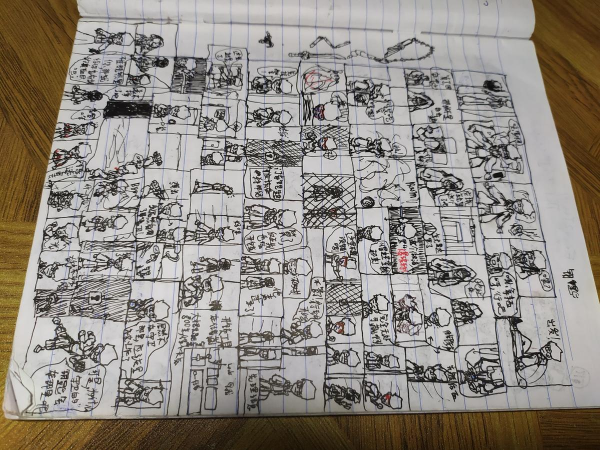
#> input picture art-work/comics/IMG_20260606_040751.jpg, 1200 x 900 px (shown at 1/2 size)
$ python analyze_features.py comics/IMG_20260606_040751.jpg
#> lines starting #> are read from the running program, lines starting #| are printed output that depends on the picture
import sys
import os
import json
from PIL import Image, ImageFilter, ImageStat

def color_dist(c1, c2):
    """Euclidean distance between two RGB colors."""
    return ((c1[0] - c2[0])**2 + (c1[1] - c2[1])**2 + (c1[2] - c2[2])**2)**0.5

def analyze_image(image_path):
#> called with image_path = 'comics/IMG_20260606_040751.jpg'
    if not os.path.exists(image_path):
        return {"error": f"File {image_path} not found"}

    try:
        with Image.open(image_path) as img:
#> img is the input picture: PIL image 1200x900 RGB; mean R, G, B 144.5, 138.6, 131.3
            width, height = img.size
#> width = 1200; height = 900
            aspect_ratio = round(width / height, 2)
#> aspect_ratio = 1.33

            # Convert to RGB to ensure 3 channels
            rgb_img = img.convert('RGB')

            # Grayscale & Saturation analysis using HSV
            hsv_img = img.convert('HSV')
#> hsv_img: PIL image 1200x900 HSV; mean H, S, V 69.3, 42.1, 145.3
            h, s, v = hsv_img.split()
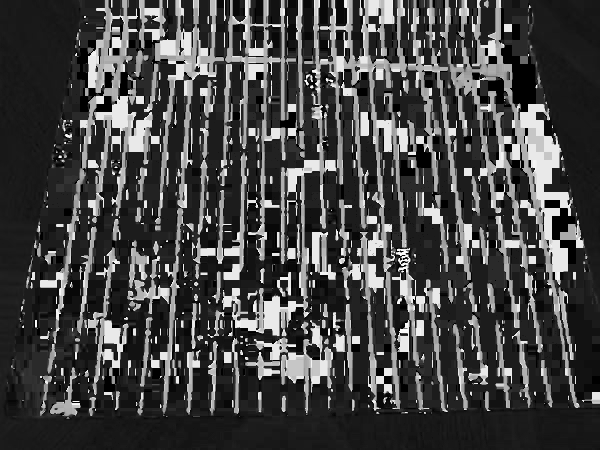
#> h: PIL image 1200x900 L (shown at 1/2 size); min 0, max 254, mean 69.3
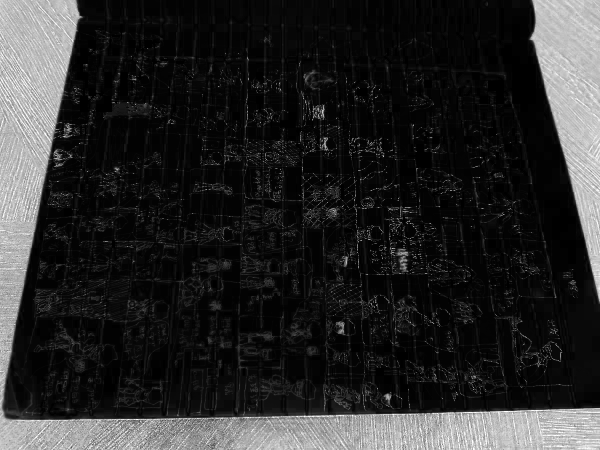
#> s: PIL image 1200x900 L (shown at 1/2 size); min 0, max 255, mean 42.1
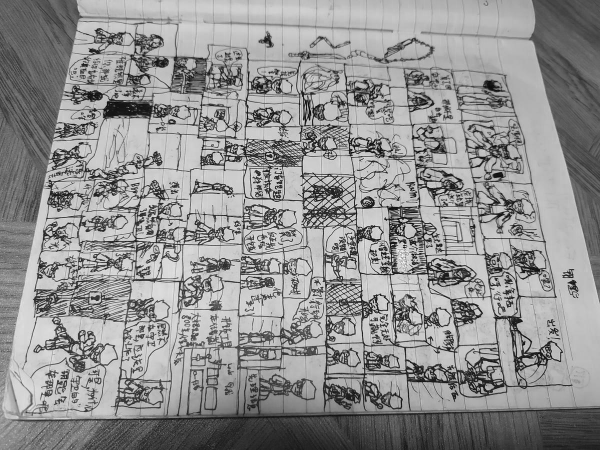
#> v: PIL image 1200x900 L (shown at 1/2 size); min 0, max 255, mean 145.3
            s_stats = ImageStat.Stat(s)
            avg_saturation = s_stats.mean[0] # 0 to 255
#> avg_saturation = 42.14

            # Brightness & Contrast
            gray_img = img.convert('L')
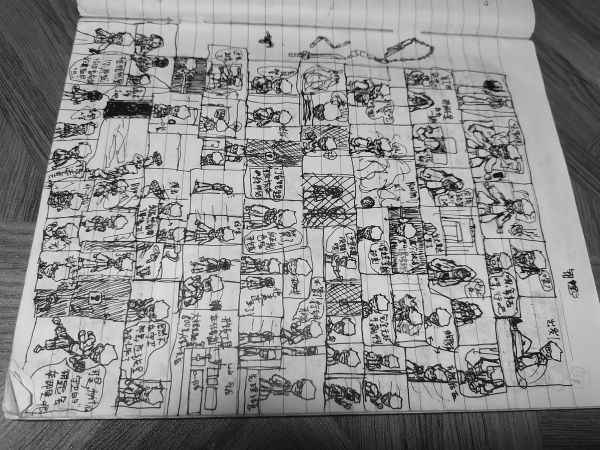
#> gray_img: PIL image 1200x900 L (shown at 1/2 size); min 0, max 255, mean 139.6
            l_stats = ImageStat.Stat(gray_img)
            avg_brightness = l_stats.mean[0]
#> avg_brightness = 139.6
            brightness_std = l_stats.stddev[0] # Contrast
#> brightness_std = 62.38

            # Line work complexity (edge detection)
            edges = gray_img.filter(ImageFilter.FIND_EDGES)
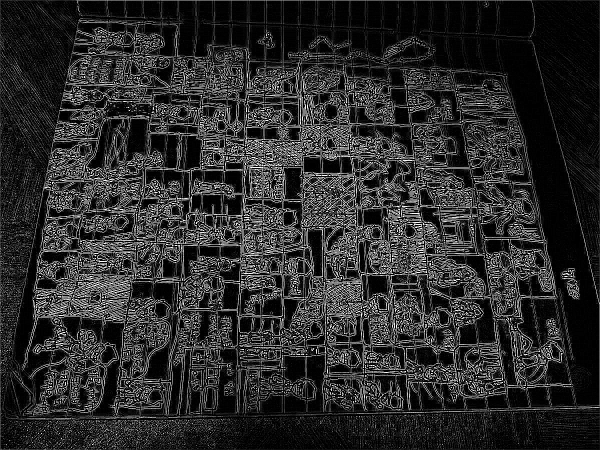
#> edges: PIL image 1200x900 L (shown at 1/2 size); min 0, max 255, mean 44.2
            # Threshold the edge image to isolate distinct lines
            binary_edges = edges.point(lambda p: 255 if p > 50 else 0)
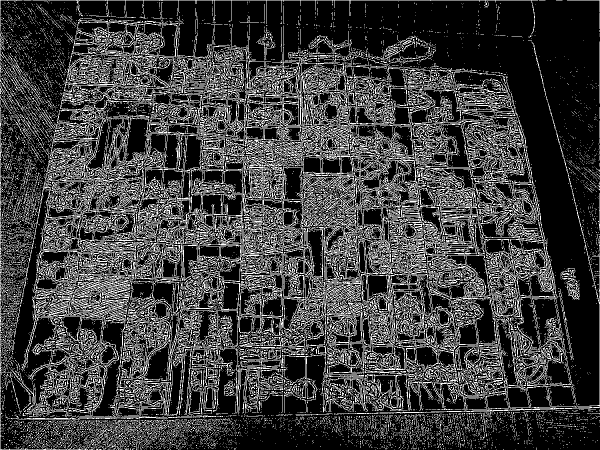
#> binary_edges: PIL image 1200x900 L (shown at 1/2 size); 24.3% white in thin lines or dots
            edge_stats = ImageStat.Stat(binary_edges)
            line_density = round((edge_stats.mean[0] / 255.0) * 100, 2) # Percent of edge pixels
#> line_density = 24.28

            # Color palette extraction
            # Resize image to speed up color counting
            small_img = rgb_img.resize((100, 100))
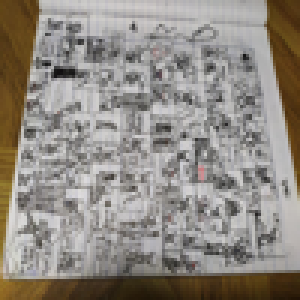
#> small_img: PIL image 100x100 RGB (shown 3 times larger); mean R, G, B 144.5, 138.6, 131.3
            colors = small_img.getcolors(10000)
#> colors = 5974 items
            if colors:
                # Sort by pixel count descending
                colors = sorted(colors, key=lambda x: x[0], reverse=True)

                distinct_colors = []
                for count, rgb in colors:
                    # Select colors that are visually distinct from already selected ones
                    if all(color_dist(rgb, dc['rgb']) > 45 for dc in distinct_colors):
                        hex_code = '#{:02x}{:02x}{:02x}'.format(*rgb)
                        distinct_colors.append({
                            'hex': hex_code,
                            'rgb': rgb,
                            'count': count
                        })
                    if len(distinct_colors) >= 5:
                        break
#> this loop made 498 passes
#> (count, rgb, hex_code) on passes 1, 32: (20, (184, 183, 181), '#b8b7b5'), (9, (133, 132, 130), '#858482')
#> hex_code on passes 62, 215, 498: '#604317', '#676664', '#2c210e'
#> after the loop, distinct_colors = 5 items
            else:
                distinct_colors = []

            # Prepare report
            report = {
                "width": width,
                "height": height,
                "aspect_ratio": aspect_ratio,
                "brightness": round(avg_brightness, 1),
                "contrast": round(brightness_std, 1),
                "saturation": round(avg_saturation, 1),
                "line_density_percent": line_density,
                "is_grayscale": avg_saturation < 12.0,
                "dominant_colors": [{"hex": c["hex"], "rgb": c["rgb"]} for c in distinct_colors]
            }

            return report

    except Exception as e:
        return {"error": f"Failed to parse image: {str(e)}"}

if __name__ == "__main__":
    if len(sys.argv) < 2:
        print(json.dumps({"error": "No image path provided"}))
        sys.exit(1)

    img_path = sys.argv[1]
    result = analyze_image(img_path)
#> result = 9 items
    print(json.dumps(result))
#> (printed output is left out)
